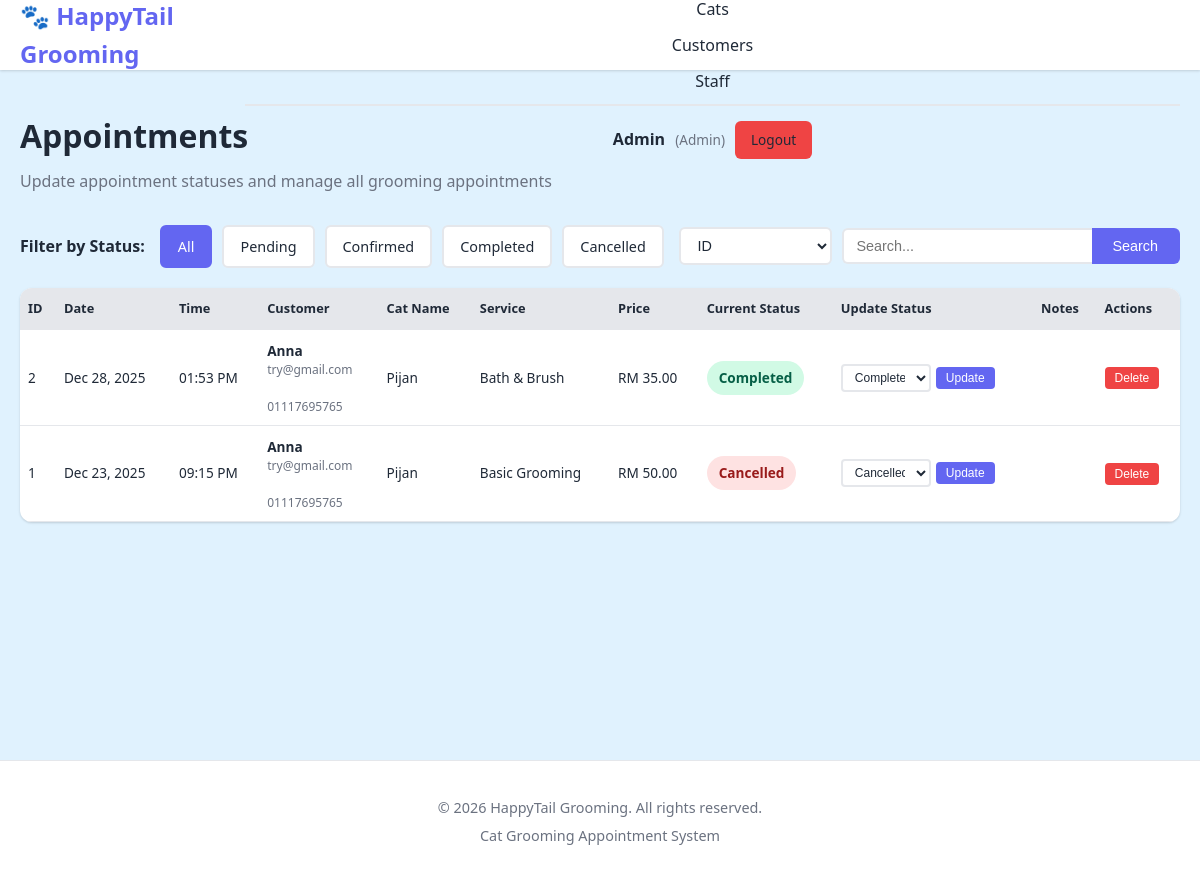
The app's page /manage_appointments.php (signed in) with its own data.
### tables this page shows
CREATE TABLE IF NOT EXISTS `appointments` (
`appointment_id` int(11) NOT NULL,
  `customer_id` int(11) NOT NULL,
  `cat_id` int(11) NOT NULL,
  `service_id` int(11) NOT NULL,
  `appointment_date` date NOT NULL,
  `appointment_time` time NOT NULL,
  `status` enum('Pending','Confirmed','Completed','Cancelled') DEFAULT 'Pending',
  `created_at` timestamp NOT NULL DEFAULT CURRENT_TIMESTAMP
);

CREATE TABLE IF NOT EXISTS `users` (
`user_id` int(11) NOT NULL,
  `name` varchar(100) NOT NULL,
  `email` varchar(100) NOT NULL,
  `password` varchar(255) NOT NULL,
  `role` enum('admin','staff','customer') DEFAULT 'customer',
  `created_at` timestamp NOT NULL DEFAULT CURRENT_TIMESTAMP
);

CREATE TABLE IF NOT EXISTS `customers` (
`customer_id` int(11) NOT NULL,
  `user_id` int(11) DEFAULT NULL,
  `phone` varchar(20) DEFAULT NULL,
  `address` text
);

CREATE TABLE IF NOT EXISTS `cats` (
`cat_id` int(11) NOT NULL,
  `customer_id` int(11) NOT NULL,
  `cat_name` varchar(50) NOT NULL,
  `breed` varchar(50) DEFAULT NULL,
  `age` int(11) DEFAULT NULL,
  `special_notes` text
);

CREATE TABLE IF NOT EXISTS `services` (
`service_id` int(11) NOT NULL,
  `service_name` varchar(100) NOT NULL,
  `price` decimal(8,2) NOT NULL,
  `duration` int(11) NOT NULL DEFAULT '60' COMMENT 'Duration in minutes',
  `description` text
);

### manage_appointments.php (the view, shortened to what this page needs)
<?php
include "../db.php";
$filter_status = isset($_GET['status']) ? $_GET['status'] : '';
$search_term = isset($_GET['search']) ? trim($_GET['search']) : '';
$search_by = isset($_GET['search_by']) ? $_GET['search_by'] : 'appointment_id';
$where_params = [];
$where_types = '';
$query = "SELECT a.*, cat.cat_name, s.service_name, s.price, u.name as customer_name, u.email as customer_email, c.phone as customer_phone
          FROM appointments a
          JOIN cats cat ON a.cat_id = cat.cat_id
          JOIN services s ON a.service_id = s.service_id
          JOIN customers c ON a.customer_id = c.customer_id
          JOIN users u ON c.user_id = u.user_id";
$query .= " ORDER BY a.appointment_date DESC, a.appointment_time DESC";
if (!empty($where_params)) {
    $stmt = mysqli_prepare($conn, $query);
    if ($stmt !== false) {
        mysqli_stmt_bind_param($stmt, $where_types, ...$where_params);
        mysqli_stmt_execute($stmt);
        $result = mysqli_stmt_get_result($stmt);
        mysqli_stmt_close($stmt);
    } else {
        $result = false;
        $error = "Error preparing search query: " . mysqli_error($conn);
    }
} else {
    $result = mysqli_query($conn, $query);
}
?>
<!DOCTYPE html>
<html lang="en">
<head>
    <link rel="stylesheet" href="../../css/style.css">
</head>
<body>
    <?php include "../menu.php"; ?>
    <div class="main-content">
        <div class="container">
            <div class="page-header">
                <h1>Appointments</h1>
                <p>Update appointment statuses and manage all grooming appointments</p>
            </div>
            <div class="filter-section">
                <div style="display: flex; gap: 15px; align-items: center; flex-wrap: wrap;">
                    <strong>Filter by Status:</strong>
                    <div class="filter-buttons">
                        <a href="manage_appointments.php<?php echo !empty($search_term) ? '?search=' . urlencode($search_term) . '&search_by=' . urlencode($search_by) : ''; ?>" class="filter-btn <?php echo empty($filter_status) ? 'active' : ''; ?>">All</a>
                        <a href="manage_appointments.php?status=Pending<?php echo !empty($search_term) ? '&search=' . urlencode($search_term) . '&search_by=' . urlencode($search_by) : ''; ?>" class="filter-btn <?php echo $filter_status == 'Pending' ? 'active' : ''; ?>">Pending</a>
                        <a href="manage_appointments.php?status=Confirmed<?php echo !empty($search_term) ? '&search=' . urlencode($search_term) . '&search_by=' . urlencode($search_by) : ''; ?>" class="filter-btn <?php echo $filter_status == 'Confirmed' ? 'active' : ''; ?>">Confirmed</a>
                        <a href="manage_appointments.php?status=Completed<?php echo !empty($search_term) ? '&search=' . urlencode($search_term) . '&search_by=' . urlencode($search_by) : ''; ?>" class="filter-btn <?php echo $filter_status == 'Completed' ? 'active' : ''; ?>">Completed</a>
                        <a href="manage_appointments.php?status=Cancelled<?php echo !empty($search_term) ? '&search=' . urlencode($search_term) . '&search_by=' . urlencode($search_by) : ''; ?>" class="filter-btn <?php echo $filter_status == 'Cancelled' ? 'active' : ''; ?>">Cancelled</a>
                    </div>
                </div>
                <div style="display: flex; gap: 10px; align-items: center; margin-left: auto;">
                    <select name="search_by" class="search-select" form="searchForm">
                        <option value="appointment_id" <?php echo $search_by == 'appointment_id' ? 'selected' : ''; ?>>ID</option>
                    </select>
                    <form method="GET" action="" class="search-form" id="searchForm">
                        <input type="text" name="search" class="search-input"
                               placeholder="Search..."
                               value="<?php echo htmlspecialchars($search_term); ?>">
                        <button type="submit" class="search-btn">Search</button>
                    </form>
                </div>
            </div>
            <div class="table-container">
                <table class="data-table">
                    <thead>
                        <tr>
                            <th>ID</th>
                            <th>Date</th>
                            <th>Time</th>
                            <th>Customer</th>
                            <th>Cat Name</th>
                            <th>Service</th>
                            <th>Price</th>
                            <th>Current Status</th>
                            <th>Update Status</th>
                            <th>Notes</th>
                            <th>Actions</th>
                        </tr>
                    </thead>
                    <tbody>
                        <?php
                        if ($result !== false && mysqli_num_rows($result) > 0) {
                            while ($row = mysqli_fetch_assoc($result)) {
                                echo "<tr>";
                                echo "<td>" . $row['appointment_id'] . "</td>";
                                echo "<td>" . date('M d, Y', strtotime($row['appointment_date'])) . "</td>";
                                echo "<td>" . date('h:i A', strtotime($row['appointment_time'])) . "</td>";
                                echo "<td>";
                                echo "<strong>" . htmlspecialchars($row['customer_name']) . "</strong><br>";
                                echo "<small style='color: var(--text-secondary);'>" . htmlspecialchars($row['customer_email']) . "</small>";
                                if (!empty($row['customer_phone'])) {
                                    echo "<br><small style='color: var(--text-secondary);'>" . htmlspecialchars($row['customer_phone']) . "</small>";
                                }
                                echo "</td>";
                                echo "<td>" . htmlspecialchars($row['cat_name']) . "</td>";
                                echo "<td>" . htmlspecialchars($row['service_name']) . "</td>";
                                echo "<td>RM " . number_format($row['price'], 2) . "</td>";
                                echo "<td><span class='status-badge status-" . strtolower($row['status']) . "'>" . ucfirst($row['status']) . "</span></td>";
                                echo "<td style='white-space: nowrap; min-width: 150px;'>";
                                echo "<form method='POST' action='' class='status-form' onsubmit='return confirmUpdate(" . $row['appointment_id'] . ", this.status.value);'>";
                                echo "<select name='status' class='status-select' required>";
                                $statuses = ['Pending', 'Confirmed', 'Completed', 'Cancelled'];
                                foreach ($statuses as $status) {
                                    $selected = ($row['status'] == $status) ? 'selected' : '';
                                    echo "<option value='" . $status . "' " . $selected . ">" . $status . "</option>";
                                }
                                echo "</select>";
                                echo "<button type='submit' name='update_status' class='update-btn'>Update</button>";
                                echo "</form>";
                                echo "</td>";
                                $notes = isset($row['notes']) ? $row['notes'] : '';
                                echo "<td>" . htmlspecialchars(substr($notes, 0, 50)) . (strlen($notes) > 50 ? '...' : '') . "</td>";
                                echo "<td style='white-space: nowrap;'>";
                                echo "<form method='POST' action='' style='display: inline; margin: 0;' onsubmit='return confirmDelete(" . $row['appointment_id'] . ", \"" . htmlspecialchars(addslashes($row['customer_name'])) . "\", \"" . date('M d, Y', strtotime($row['appointment_date'])) . "\");'>";
                                echo "<button type='submit' name='delete_appointment' class='delete-btn'>Delete</button>";
                                echo "</form>";
                                echo "</td>";
                                echo "</tr>";
                            }
                        } else {
                            echo "<tr><td colspan='11' class='no-data'>No appointments found" . (!empty($filter_status) ? " with status: " . htmlspecialchars($filter_status) : "") . "</td></tr>";
                        }
                        ?>
                    </tbody>
                </table>
            </div>
        </div>
    </div>
    <?php include "../footer.php"; ?>
</body>
</html>

### menu.php (shortened to what this page needs)
<?php
$current_page = basename($_SERVER['PHP_SELF']);
$role = isset($_SESSION['role']) ? $_SESSION['role'] : '';
$script_dir = dirname($_SERVER['PHP_SELF']);
$script_dir = str_replace('\\', '/', $script_dir);
$is_subdirectory = strpos($script_dir, '/customer') !== false ||
                   strpos($script_dir, '/staff') !== false ||
                   strpos($script_dir, '/admin') !== false;
$base_path = $is_subdirectory ? '../' : '';
if ($role == 'customer') {
    $dashboard_link = (strpos($script_dir, '/customer') !== false) ? 'index.php' : 'customer/index.php';
} elseif ($role == 'staff') {
    $dashboard_link = (strpos($script_dir, '/staff') !== false) ? 'index.php' : 'staff/index.php';
} elseif ($role == 'admin') {
    $dashboard_link = (strpos($script_dir, '/admin') !== false) ? 'index.php' : 'admin/index.php';
} else {
    $dashboard_link = $base_path . 'index.php';
}
?>
<nav class="navbar">
    <div class="nav-container">
        <div class="nav-brand">
            <a href="<?php echo $dashboard_link; ?>">🐾 HappyTail Grooming</a>
        </div>
        <ul class="nav-menu">
            <?php if ($role == 'customer'): ?>
                <li><a href="<?php echo $base_path; ?>customer/my_appointments.php" class="<?php echo $current_page == 'my_appointments.php' ? 'active' : ''; ?>">My Appointments</a></li>
                <li><a href="<?php echo $base_path; ?>customer/my_cats.php" class="<?php echo $current_page == 'my_cats.php' ? 'active' : ''; ?>">My Cats</a></li>
                <li><a href="<?php echo $base_path; ?>customer/profile.php" class="<?php echo $current_page == 'profile.php' ? 'active' : ''; ?>">Profile</a></li>
            <?php else: ?>
                <?php if ($role == 'admin'): ?>
                <li><a href="<?php echo $base_path; ?>admin/manage_cats.php" class="<?php echo $current_page == 'manage_cats.php' ? 'active' : ''; ?>">Cats</a></li>
                <li><a href="<?php echo $base_path; ?>admin/manage_customers.php" class="<?php echo $current_page == 'manage_customers.php' ? 'active' : ''; ?>">Customers</a></li>
                <li><a href="<?php echo $base_path; ?>admin/manage_staff.php" class="<?php echo $current_page == 'manage_staff.php' ? 'active' : ''; ?>">Staff</a></li>
                <?php endif; ?>
            <?php endif; ?>
            <li class="nav-user">
                <span class="user-name"><?php echo htmlspecialchars($_SESSION['name']); ?></span>
                <span class="user-role">(<?php echo ucfirst($role); ?>)</span>
                <a href="<?php echo $base_path; ?>logout.php" class="logout-btn">Logout</a>
            </li>
        </ul>
    </div>
</nav>

### footer.php (shortened to what this page needs)
<footer class="footer">
    <div class="footer-content">
        <p>&copy; <?php echo date('Y'); ?> HappyTail Grooming. All rights reserved.</p>
        <p>Cat Grooming Appointment System</p>
    </div>
</footer>

### style.css (style rules this page uses)
* { margin: 0; padding: 0; box-sizing: border-box; }
:root { --primary-color: #6366f1; --primary-dark: #4f46e5; --secondary-color: #8b5cf6; --success-color: #10b981; --warning-color: #f59e0b; --danger-color: #ef4444; --text-primary: #1f2937; --text-secondary: #6b7280; --bg-primary: #ffffff; --bg-secondary: #e0f2fe; --bg-tertiary: #dbeafe; --border-color: #e5e7eb; --shadow: 0 1px 3px 0 rgba(0, 0, 0, 0.1), 0 1px 2px 0 rgba(0, 0, 0, 0.06); --shadow-lg: 0 10px 15px -3px rgba(0, 0, 0, 0.1), 0 4px 6px -2px rgba(0, 0, 0, 0.05); }
body { font-family: 'Segoe UI', Tahoma, Geneva, Verdana, sans-serif; background-color: var(--bg-secondary); color: var(--text-primary); line-height: 1.6; }
.navbar { background-color: var(--bg-primary); box-shadow: var(--shadow); position: sticky; top: 0; z-index: 1000; }
.nav-container { max-width: 1200px; margin: 0 auto; padding: 0 20px; display: flex; justify-content: space-between; align-items: center; height: 70px; }
.nav-brand a { font-size: 1.5rem; font-weight: 700; color: var(--primary-color); text-decoration: none; }
.nav-menu { display: flex; list-style: none; align-items: center; gap: 30px; }
.nav-menu li a { color: var(--text-primary); text-decoration: none; font-weight: 500; padding: 8px 16px; border-radius: 6px; transition: all 0.3s ease; }
.nav-user { display: flex; align-items: center; gap: 10px; padding-left: 20px; border-left: 2px solid var(--border-color); }
.user-name { font-weight: 600; color: var(--text-primary); }
.user-role { color: var(--text-secondary); font-size: 0.85rem; }
.logout-btn { background-color: var(--danger-color); color: white; padding: 6px 12px; border-radius: 6px; font-size: 0.85rem; text-decoration: none; transition: all 0.3s ease; }
.main-content { min-height: calc(100vh - 70px - 80px); padding: 40px 20px; }
.container { max-width: 1200px; margin: 0 auto; }
.page-header { margin-bottom: 30px; }
.page-header h1 { font-size: 2rem; color: var(--text-primary); margin-bottom: 8px; }
.page-header p { color: var(--text-secondary); }
.table-container { background: var(--bg-primary); border-radius: 12px; box-shadow: var(--shadow); overflow: hidden; overflow-x: auto; }
.data-table { width: 100%; border-collapse: collapse; }
.data-table thead { background-color: #e5e7eb; }
.data-table th { padding: 16px; text-align: left; font-weight: 600; color: var(--text-primary); border-bottom: 2px solid var(--border-color); }
.data-table td { padding: 16px; border-bottom: 1px solid var(--border-color); color: var(--text-primary); }
.status-badge { display: inline-block; padding: 6px 12px; border-radius: 20px; font-size: 0.85rem; font-weight: 600; text-transform: capitalize; }
.status-completed { background-color: #d1fae5; color: #065f46; }
.status-cancelled { background-color: #fee2e2; color: #991b1b; }
.footer { background-color: var(--bg-primary); border-top: 1px solid var(--border-color); padding: 30px 20px; text-align: center; margin-top: 40px; }
.footer-content p { color: var(--text-secondary); margin: 5px 0; font-size: 0.9rem; }
.nav-menu { flex-direction: column; gap: 10px; width: 100%; margin-top: 15px; }
.nav-user { border-left: none; border-top: 2px solid var(--border-color); padding-left: 0; padding-top: 15px; width: 100%; justify-content: center; }
.table-container { overflow-x: auto; }
.data-table { min-width: 800px; }

### records on screen
appointments: appointment_id "2", appointment_date "Dec 28, 2025", appointment_time "01:53 PM", users.name "Anna", users.email "try@gmail.com", customer.phone "01117695765", cat.cat_name "Pijan", service.service_name "Bath & Brush", service.price "35.00", status "Completed"
appointments: appointment_id "1", appointment_date "Dec 23, 2025", appointment_time "09:15 PM", users.name "Anna", users.email "try@gmail.com", customer.phone "01117695765", cat.cat_name "Pijan", service.service_name "Basic Grooming", service.price "50.00", status "Cancelled"

### other values on screen
$_SESSION['name'] "Admin"
$role "Admin"
form field status "Completed"
form field status "Cancelled"
